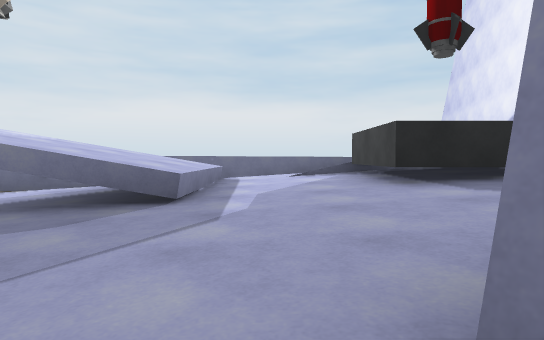
view 1 (above)

24 first-person views from a walk through a Unity game level. The camera is 1.4 m above the floor, tilts 2° down and sees 75° across. The floor is counted in squares, 2 m on a side. Each view is taken from the middle of a square. On the plan, view 1 faces up. The plan holds only what a view shows up to about 11 squares ahead; the rest is blank. The place goes on beyond the plan. Surface patterns are stand-ins for the level's own textures.

view 2
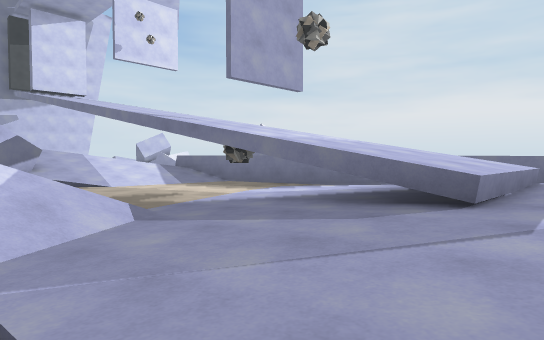

view 3
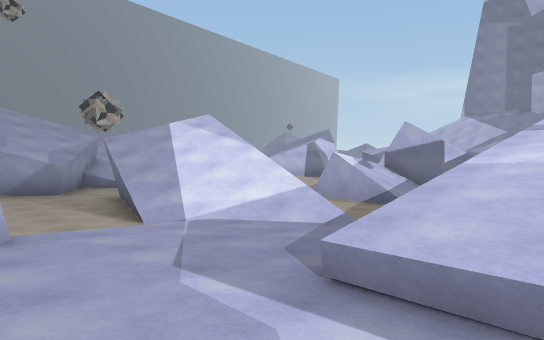

view 4
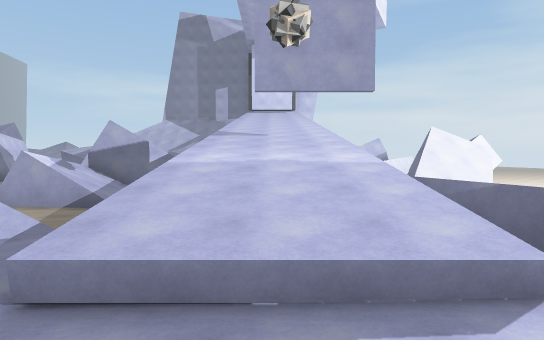

view 5
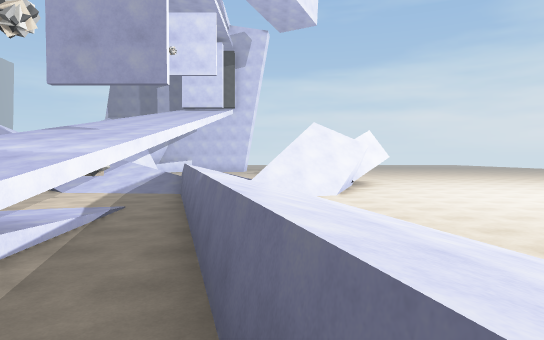

view 6
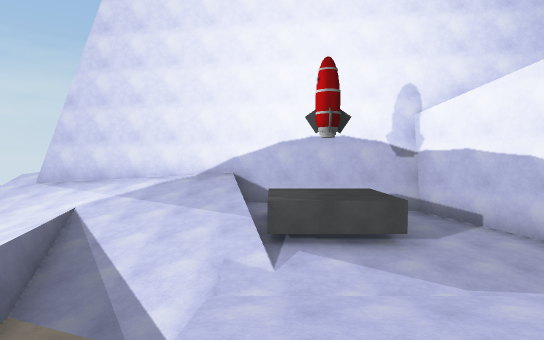

view 7
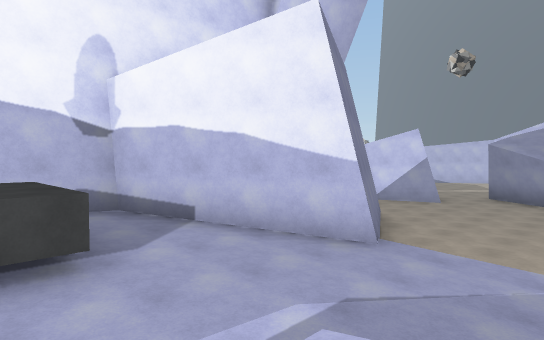

view 8
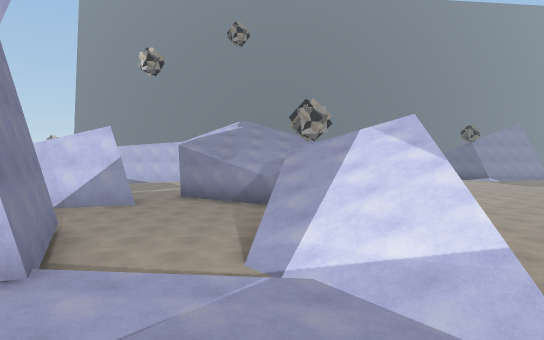

view 9
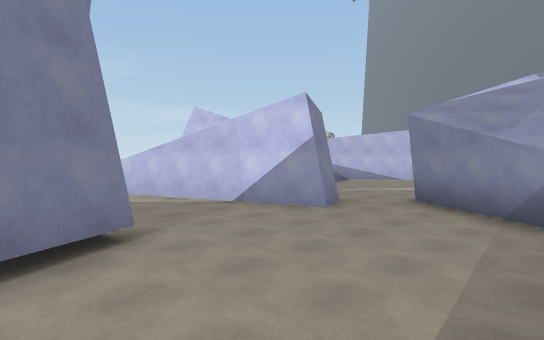

view 10
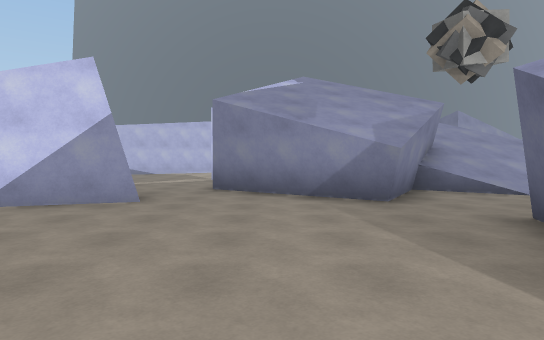

view 11
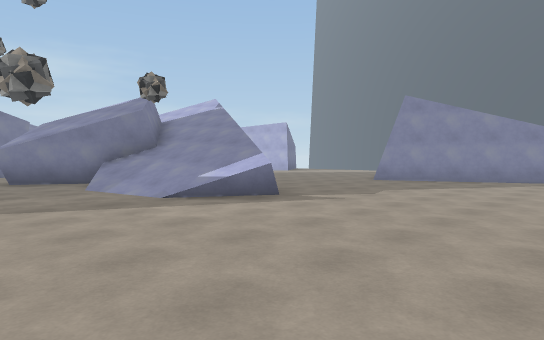

view 12
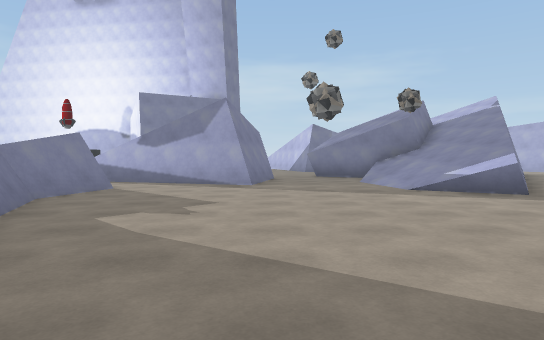

view 13
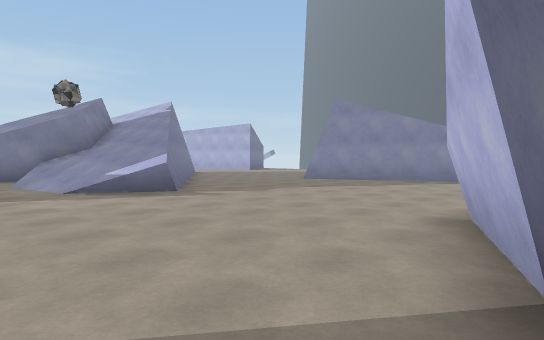

view 14
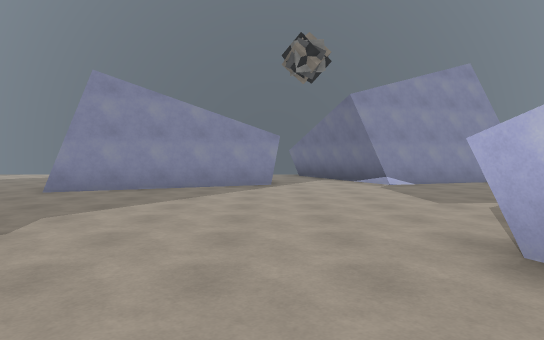

view 15
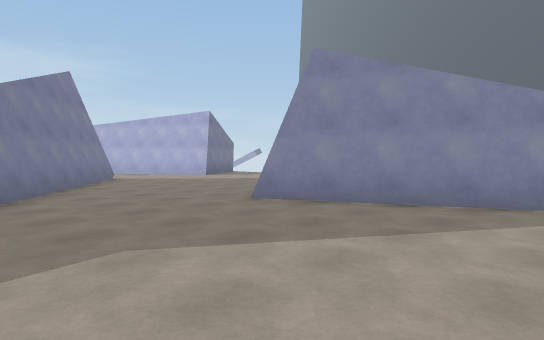

view 16
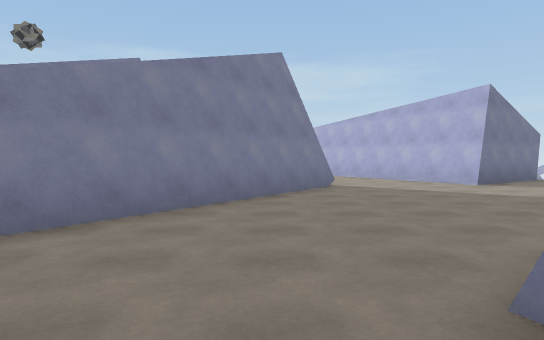

view 17
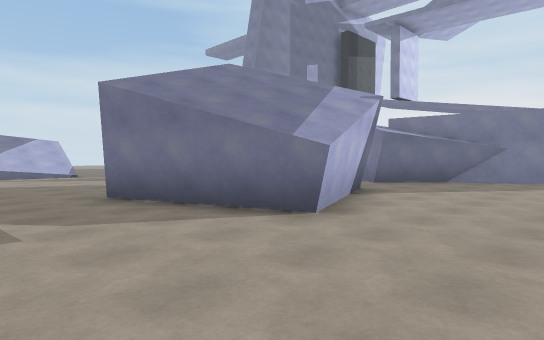

view 18
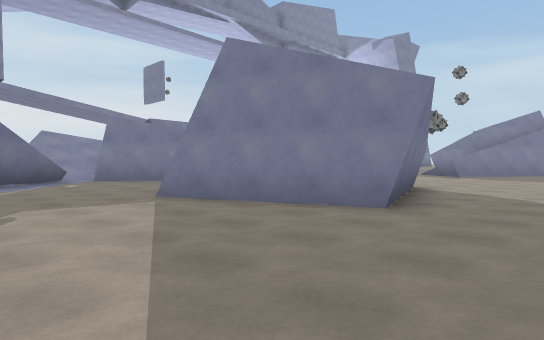

view 19
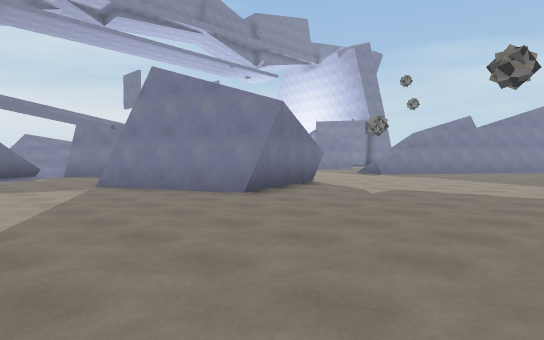

view 20
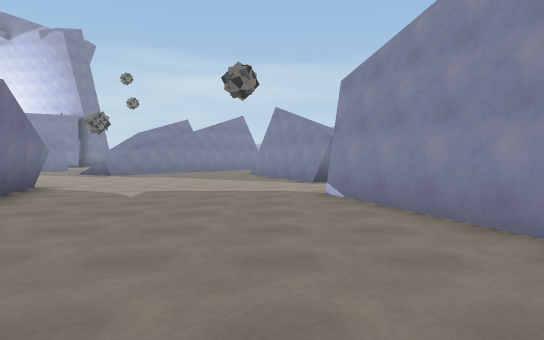

view 21
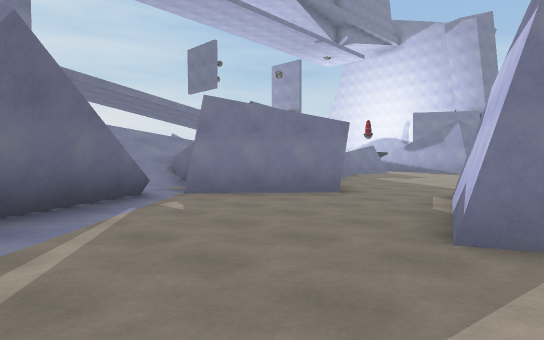

view 22
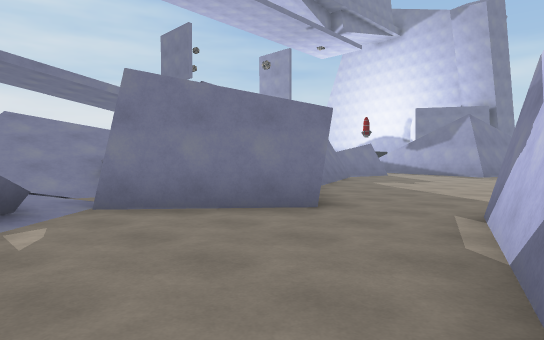

view 23
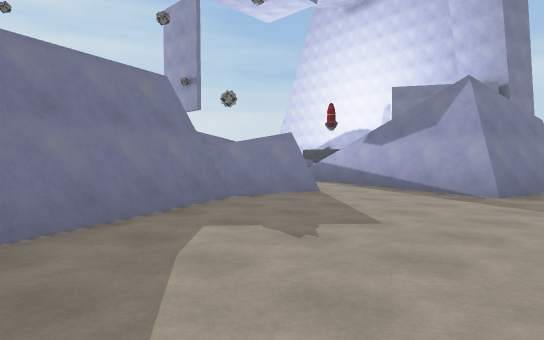

view 24
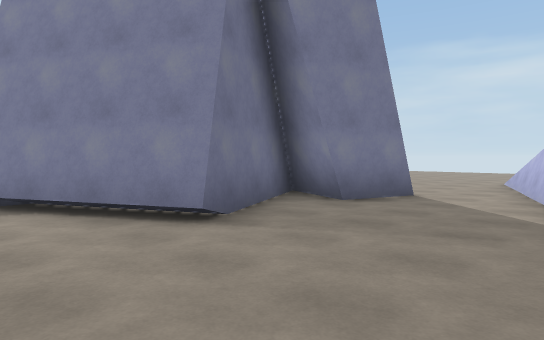

### Floor plan
Key: @ floor where view 1 was taken; # wall or solid block; x gap in a wall; . main floor; : floor 0.25 m higher than the main floor; + floor 0.5 m higher than the main floor; * floor 0.75 m higher than the main floor; % floor 1 m higher than the main floor; / step, stairs or slope; = window, fence, low wall or low ledge; ^ raised ledge; v drop or lower ground; R rock.
Columns run from 22 left of view 1 to 12 right of it. Each row starts with its distance up from view 1.
 12             /........    ///#
 11             ///...////  ////#
 10             ////////////////#
  9             /=////////=/////#
  8              /////=#../////##
  7              /##/...../////#
  6             //.../////*/^^ #
  5             //..R.////**^^ #
  4            ///....///=+*^^##
  3           ////.....:+++**%#
  2           /=/  .../::+++*##
  1             #///..//:++###
  0            /#//#..////@##
 -1      =   /v##x##.#///..##  ##
 -2      # /=##......#///...#####  ....
 -3   #^##===........#///......##......
 -4 ###. ###.........#v/............=.
 -5 #.................##.........##/
 -6 ..........................####
 -7 ......##............##...##
 -8 ....####.......///=####...
 -9 ....#  ##.....#////#  ##..
-10 ....## ##.....=////#    ...
-11 .....####....../=///    ...
-12 ................##v/     ..
-13 ..................##/
-14 ...................##v
-15 .....................##
-16 ............/###.........
-17 ........../#=/  .........
-18   ..####..#/    ........#
-19    ##  ##..      .....###

Positions as (right, up) in squares from view 1, and headings:
1: (0, 0), facing up
2: (0, 0), facing up-left
3: (1, 5), facing down-left
4: (1, 5), facing left
5: (1, 9), facing left
6: (-4, 6), facing right
7: (-2, 5), facing down-right
8: (-2, 4), facing down
9: (-2, -1), facing down-right
10: (0, -1), facing down
11: (-13, -5), facing down-right
12: (-15, -5), facing right
13: (-15, -6), facing down-right
14: (-12, -8), facing down
15: (-12, -11), facing down-right
16: (-9, -14), facing right
17: (-11, -14), facing up-left
18: (-22, -14), facing up-right
19: (-22, -17), facing up-right
20: (-22, -16), facing right
21: (-22, -9), facing up-right
22: (-20, -8), facing up-right
23: (-13, -6), facing up-right
24: (0, -6), facing up-right
